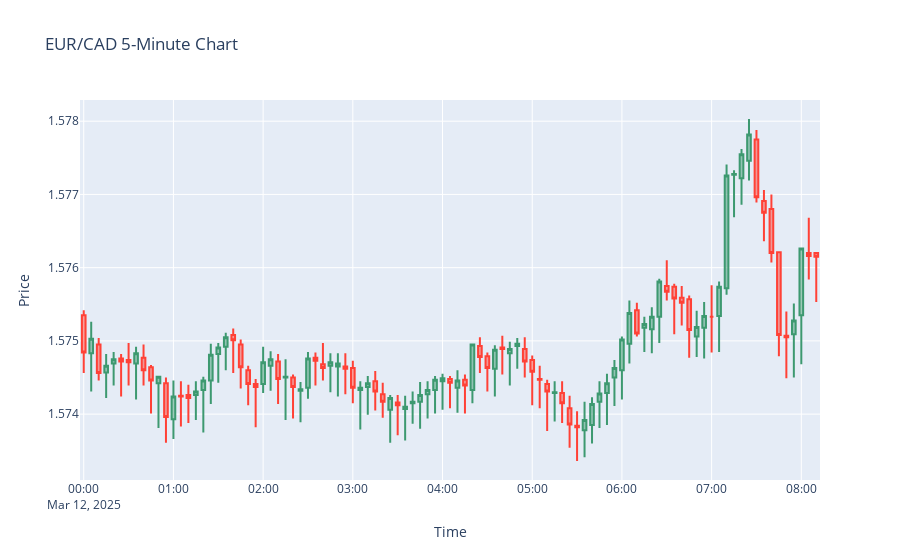

Notebook cell for this chart:
### Code cell
import plotly.graph_objects as go
import pandas as pd
import yfinance as yf
import time
from datetime import datetime, timedelta
from IPython.display import clear_output, display

def get_eurcad_data(interval="5m", period="1d"):
    try:
        eurcad = yf.Ticker("EURCAD=X")
        data = eurcad.history(period=period, interval=interval)
        return data
    except Exception as e:
        print(f"Error fetching data: {e}")
        return None

def market_sentiment(data):
    return data['Close'].pct_change().rolling(window=10).mean()

def trend_riding(data):
    sma_short = data['Close'].rolling(window=9).mean()
    sma_long = data['Close'].rolling(window=18).mean()
    return sma_short.iloc[-1] > sma_long.iloc[-1]

def breakout_fading(data):
    recent_high = data['High'].rolling(window=10).max()
    recent_low = data['Low'].rolling(window=10).min()
    return (data['Close'].iloc[-1] > recent_high.iloc[-2]) or (data['Close'].iloc[-1] < recent_low.iloc[-2])

def breakout_trading(data):
    breakout_threshold = data['Close'].rolling(window=20).max()
    return data['Close'].iloc[-1] > breakout_threshold.iloc[-1]

def decreased_volatility_breakout(data):
    volatility = data['Close'].rolling(window=20).std()
    return volatility.iloc[-1] < volatility.mean()

def carry_trade():
    # Placeholder: Normally requires interest rate differentials
    return False

def news_straddling():
    # Placeholder: Requires news event detection
    return False

def analyze_and_generate_signals(data):
    if data is None or data.empty or len(data) < 20:
        return None, None
    
    last_price = data['Close'].iloc[-1]
    current_time = datetime.utcnow() - timedelta(hours=3)  # UTC -3
    trade_time = (current_time + timedelta(minutes=5)).strftime("%H:%M")
    
    signal_type = None
    
    if market_sentiment(data).iloc[-1] > 0:
        signal_type = "CALL 🟩"
    elif market_sentiment(data).iloc[-1] < 0:
        signal_type = "PUT 🟥"
    
    if trend_riding(data):
        signal_type = "CALL 🟩"
    
    if breakout_fading(data):
        signal_type = "PUT 🟥"
    
    if breakout_trading(data):
        signal_type = "CALL 🟩"
    
    if decreased_volatility_breakout(data):
        signal_type = "CALL 🟩"
    
    if carry_trade():
        signal_type = "CALL 🟩"
    
    if news_straddling():
        signal_type = "CALL 🟩"
    
    if signal_type:
        signal_text = f"💰 5 minutes expiry\nEUR/CAD;{trade_time};{signal_type}\n🕐 TIME TO {trade_time}"  
        return signal_text, trade_time
    return None, None

def create_candlestick_chart(data, title):
    if data is None or data.empty:
        print(f"No data to display for {title}.")
        return None
    
    fig = go.Figure(data=[go.Candlestick(x=data.index,
                                         open=data['Open'],
                                         high=data['High'],
                                         low=data['Low'],
                                         close=data['Close'])])
    fig.update_layout(title=title, xaxis_title='Time', yaxis_title='Price', xaxis_rangeslider_visible=False)
    return fig

def update_charts_and_signals():
    signals_history = []
    try:
        while True:
            data_5min = get_eurcad_data(interval="5m")
            fig_5min = create_candlestick_chart(data_5min, "EUR/CAD 5-Minute Chart")
            
            if fig_5min is not None:
                signal_text, trade_time = analyze_and_generate_signals(data_5min)
                
                if signal_text:
                    signals_history.append(signal_text)
                    signals_history = signals_history[-5:]
                    clear_output(wait=True)
                    display(fig_5min)
                    print("Trading Signals:")
                    for signal in signals_history:
                        print(signal)
                else:
                    clear_output(wait=True)
                    display(fig_5min)
                    print("No New Trading Signals")
            
            time.sleep(600)  # 10-minute interval
    except KeyboardInterrupt:
        print("Chart update stopped.")

if __name__ == "__main__":
    update_charts_and_signals()

### Figure 1 — Plotly figure (JSON) as saved in the notebook; plotly's stock layout.template omitted (floating-point values rounded to 4 significant figures)
{"data": [{"close": [1.575, 1.575, 1.575, 1.575, 1.575, 1.575, 1.575, 1.575, 1.575, 1.574, 1.575, 1.574, 1.574, 1.574, 1.574, 1.574, 1.574, 1.575, 1.575, 1.575, 1.575, 1.575, 1.574, 1.574, 1.575, 1.575, 1.574, 1.575, 1.574, 1.574, 1.575, 1.575, 1.575, 1.575, 1.575, 1.575, 1.574, 1.574, 1.574, 1.574, 1.574, 1.574, 1.574, 1.574, 1.574, 1.574, 1.574, 1.574, 1.574, 1.574, 1.574, 1.574, 1.575, 1.575, 1.575, 1.575, 1.575, 1.575, 1.575, 1.575, 1.575, 1.574, 1.574, 1.574, 1.574, 1.574, 1.574, 1.574, 1.574, 1.574, 1.574, 1.575, 1.575, 1.575, 1.575, 1.575, 1.575, 1.576, 1.576, 1.576, 1.576, 1.575, 1.575, 1.575, 1.575, 1.576, 1.577, 1.577, 1.578, 1.578, 1.577, 1.577, 1.576, 1.575, 1.575, 1.575, 1.576, 1.576, 1.576], "high": [1.575, 1.575, 1.575, 1.575, 1.575, 1.575, 1.575, 1.575, 1.575, 1.575, 1.575, 1.574, 1.574, 1.574, 1.574, 1.574, 1.575, 1.575, 1.575, 1.575, 1.575, 1.575, 1.575, 1.574, 1.575, 1.575, 1.575, 1.575, 1.575, 1.574, 1.575, 1.575, 1.575, 1.575, 1.575, 1.575, 1.575, 1.574, 1.575, 1.575, 1.574, 1.574, 1.574, 1.574, 1.574, 1.574, 1.574, 1.575, 1.575, 1.575, 1.575, 1.575, 1.575, 1.575, 1.575, 1.575, 1.575, 1.575, 1.575, 1.575, 1.575, 1.575, 1.574, 1.574, 1.574, 1.574, 1.574, 1.574, 1.574, 1.574, 1.575, 1.575, 1.575, 1.576, 1.576, 1.575, 1.575, 1.576, 1.576, 1.576, 1.576, 1.576, 1.575, 1.576, 1.576, 1.576, 1.577, 1.577, 1.578, 1.578, 1.578, 1.577, 1.577, 1.576, 1.575, 1.576, 1.576, 1.577, 1.576], "low": [1.575, 1.574, 1.574, 1.574, 1.574, 1.574, 1.574, 1.574, 1.574, 1.574, 1.574, 1.574, 1.574, 1.574, 1.574, 1.574, 1.574, 1.574, 1.574, 1.575, 1.575, 1.574, 1.574, 1.574, 1.574, 1.574, 1.574, 1.574, 1.574, 1.574, 1.574, 1.574, 1.574, 1.574, 1.574, 1.574, 1.574, 1.574, 1.574, 1.574, 1.574, 1.574, 1.574, 1.574, 1.574, 1.574, 1.574, 1.574, 1.574, 1.574, 1.574, 1.574, 1.574, 1.575, 1.574, 1.574, 1.575, 1.574, 1.575, 1.574, 1.574, 1.574, 1.574, 1.574, 1.574, 1.574, 1.573, 1.573, 1.574, 1.574, 1.574, 1.574, 1.574, 1.575, 1.575, 1.575, 1.575, 1.575, 1.576, 1.575, 1.575, 1.575, 1.575, 1.575, 1.575, 1.575, 1.576, 1.577, 1.577, 1.577, 1.577, 1.576, 1.576, 1.575, 1.574, 1.574, 1.575, 1.576, 1.576], "open": [1.575, 1.575, 1.575, 1.575, 1.575, 1.575, 1.575, 1.575, 1.575, 1.575, 1.574, 1.574, 1.574, 1.574, 1.574, 1.574, 1.574, 1.574, 1.575, 1.575, 1.575, 1.575, 1.575, 1.574, 1.574, 1.575, 1.575, 1.574, 1.574, 1.574, 1.574, 1.575, 1.575, 1.575, 1.575, 1.575, 1.575, 1.574, 1.574, 1.574, 1.574, 1.574, 1.574, 1.574, 1.574, 1.574, 1.574, 1.574, 1.574, 1.574, 1.574, 1.574, 1.574, 1.575, 1.575, 1.575, 1.575, 1.575, 1.575, 1.575, 1.575, 1.574, 1.574, 1.574, 1.574, 1.574, 1.574, 1.574, 1.574, 1.574, 1.574, 1.574, 1.575, 1.575, 1.575, 1.575, 1.575, 1.575, 1.576, 1.576, 1.576, 1.576, 1.575, 1.575, 1.575, 1.575, 1.576, 1.577, 1.577, 1.577, 1.578, 1.577, 1.577, 1.576, 1.575, 1.575, 1.575, 1.576, 1.576], "type": "candlestick", "x": ["2025-03-12T00:00:00+00:00", "2025-03-12T00:05:00+00:00", "2025-03-12T00:10:00+00:00", "2025-03-12T00:15:00+00:00", "2025-03-12T00:20:00+00:00", "2025-03-12T00:25:00+00:00", "2025-03-12T00:30:00+00:00", "2025-03-12T00:35:00+00:00", "2025-03-12T00:40:00+00:00", "2025-03-12T00:45:00+00:00", "2025-03-12T00:50:00+00:00", "2025-03-12T00:55:00+00:00", "2025-03-12T01:00:00+00:00", "2025-03-12T01:05:00+00:00", "2025-03-12T01:10:00+00:00", "2025-03-12T01:15:00+00:00", "2025-03-12T01:20:00+00:00", "2025-03-12T01:25:00+00:00", "2025-03-12T01:30:00+00:00", "2025-03-12T01:35:00+00:00", "2025-03-12T01:40:00+00:00", "2025-03-12T01:45:00+00:00", "2025-03-12T01:50:00+00:00", "2025-03-12T01:55:00+00:00", "2025-03-12T02:00:00+00:00", "2025-03-12T02:05:00+00:00", "2025-03-12T02:10:00+00:00", "2025-03-12T02:15:00+00:00", "2025-03-12T02:20:00+00:00", "2025-03-12T02:25:00+00:00", "2025-03-12T02:30:00+00:00", "2025-03-12T02:35:00+00:00", "2025-03-12T02:40:00+00:00", "2025-03-12T02:45:00+00:00", "2025-03-12T02:50:00+00:00", "2025-03-12T02:55:00+00:00", "2025-03-12T03:00:00+00:00", "2025-03-12T03:05:00+00:00", "2025-03-12T03:10:00+00:00", "2025-03-12T03:15:00+00:00", "2025-03-12T03:20:00+00:00", "2025-03-12T03:25:00+00:00", "2025-03-12T03:30:00+00:00", "2025-03-12T03:35:00+00:00", "2025-03-12T03:40:00+00:00", "2025-03-12T03:45:00+00:00", "2025-03-12T03:50:00+00:00", "2025-03-12T03:55:00+00:00", "2025-03-12T04:00:00+00:00", "2025-03-12T04:05:00+00:00", "2025-03-12T04:10:00+00:00", "2025-03-12T04:15:00+00:00", "2025-03-12T04:20:00+00:00", "2025-03-12T04:25:00+00:00", "2025-03-12T04:30:00+00:00", "2025-03-12T04:35:00+00:00", "2025-03-12T04:40:00+00:00", "2025-03-12T04:45:00+00:00", "2025-03-12T04:50:00+00:00", "2025-03-12T04:55:00+00:00", "2025-03-12T05:00:00+00:00", "2025-03-12T05:05:00+00:00", "2025-03-12T05:10:00+00:00", "2025-03-12T05:15:00+00:00", "2025-03-12T05:20:00+00:00", "2025-03-12T05:25:00+00:00", "2025-03-12T05:30:00+00:00", "2025-03-12T05:35:00+00:00", "2025-03-12T05:40:00+00:00", "2025-03-12T05:45:00+00:00", "2025-03-12T05:50:00+00:00", "2025-03-12T05:55:00+00:00", "2025-03-12T06:00:00+00:00", "2025-03-12T06:05:00+00:00", "2025-03-12T06:10:00+00:00", "2025-03-12T06:15:00+00:00", "2025-03-12T06:20:00+00:00", "2025-03-12T06:25:00+00:00", "2025-03-12T06:30:00+00:00", "2025-03-12T06:35:00+00:00", "2025-03-12T06:40:00+00:00", "2025-03-12T06:45:00+00:00", "2025-03-12T06:50:00+00:00", "2025-03-12T06:55:00+00:00", "2025-03-12T07:00:00+00:00", "2025-03-12T07:05:00+00:00", "2025-03-12T07:10:00+00:00", "2025-03-12T07:15:00+00:00", "2025-03-12T07:20:00+00:00", "2025-03-12T07:25:00+00:00", "2025-03-12T07:30:00+00:00", "2025-03-12T07:35:00+00:00", "2025-03-12T07:40:00+00:00", "2025-03-12T07:45:00+00:00", "2025-03-12T07:50:00+00:00", "2025-03-12T07:55:00+00:00", "2025-03-12T08:00:00+00:00", "2025-03-12T08:05:00+00:00", "2025-03-12T08:10:00+00:00"]}], "layout": {"title": {"text": "EUR/CAD 5-Minute Chart"}, "xaxis": {"rangeslider": {"visible": false}, "title": {"text": "Time"}}, "yaxis": {"title": {"text": "Price"}}}}
